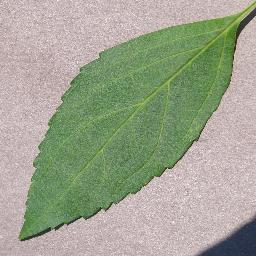
#> input picture inputs/cherry-leaves_dataset/cherry-leaves/validation/healthy/14a76290-53c4-46ab-a171-7f2dbf2b13aa___JR_HL 9685_flipTB.JPG, 256 x 256 px; its folder holds 4 pictures in this run
$ python resize_imgs.py
#> lines starting #> are read from the running program, lines starting #| are printed output that depends on the picture
import os
from PIL import Image

def resize_images(input_dir, output_dir, size=(60, 60)):
    # Create output directory if it doesn't exist
#> called with size = (60, 60)
    os.makedirs(output_dir, exist_ok=True)

    # Iterate through all files in the input directory
    for filename in os.listdir(input_dir):
        file_path = os.path.join(input_dir, filename)

        # Check if it's a file and has an image extension
        if os.path.isfile(file_path) and filename.lower().endswith(('.png', '.jpg', '.jpeg', '.gif')):
            try:
                # Open an image file
                with Image.open(file_path) as img:
                    # Resize image
#> img is the input picture: PIL image 256x256 RGB; mean R, G, B 158.7, 163.5, 143.6
                    img = img.resize(size)
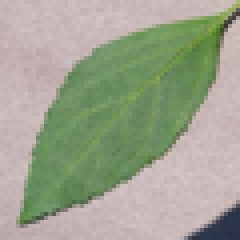
#> img: PIL image 60x60 RGB (shown 4 times larger); mean R, G, B 158.7, 163.5, 143.6
                    # Save it to the output directory
                    img.save(os.path.join(output_dir, filename))
                    print(f"Resized and saved: {filename}")
            except Exception as e:
                print(f"Error processing {filename}: {e}")
#> pass 2 of the loop in resize_images, `for filename in os.listdir(input_dir):`:
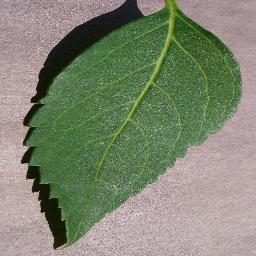
#> input picture inputs/cherry-leaves_dataset/cherry-leaves/validation/healthy/79d33f58-35b7-45fa-b078-696375860260___JR_HL 4046_flipTB.JPG, 256 x 256 px
#> in resize_images, img is the input picture: PIL image 256x256 RGB; mean R, G, B 126.6, 133.1, 112.4
#> in resize_images, `img = img.resize(size)`:
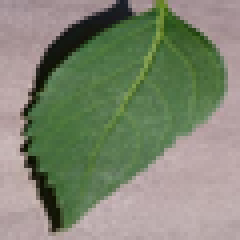
#> img: PIL image 60x60 RGB (shown 4 times larger); mean R, G, B 126.6, 133.1, 112.4
#> pass 3 of the loop in resize_images, `for filename in os.listdir(input_dir):`:
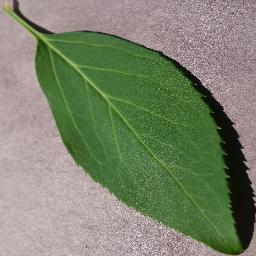
#> input picture inputs/cherry-leaves_dataset/cherry-leaves/validation/healthy/7d032426-9756-462f-9b3c-eb3edb3cf00a___JR_HL 4029_180deg.JPG, 256 x 256 px
#> in resize_images, img is the input picture: PIL image 256x256 RGB; mean R, G, B 123.7, 131.1, 107.7
#> in resize_images, `img = img.resize(size)`:
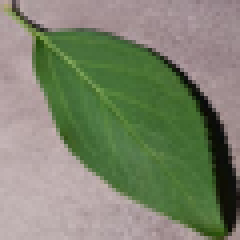
#> img: PIL image 60x60 RGB (shown 4 times larger); mean R, G, B 123.7, 131, 107.7
#> the loop made 4 passes; the first 3 are shown

# Define directories for validation sets
validation_dir_healthy = 'inputs/cherry-leaves_dataset/cherry-leaves/validation/healthy/'
validation_dir_fungal_infected = 'inputs/cherry-leaves_dataset/cherry-leaves/validation/fungal-infected/'

# Create output directories for resized images (optional)
output_dir_healthy = 'inputs/cherry-leaves_dataset/cherry-leaves/validation/healthy_resized/'
output_dir_fungal_infected = 'inputs/cherry-leaves_dataset/cherry-leaves/validation/fungal-infected_resized/'

# Resize images in both directories
resize_images(validation_dir_healthy, output_dir_healthy)
resize_images(validation_dir_fungal_infected, output_dir_fungal_infected)
#> (the run stopped early here; a loop or call above may not have finished)
